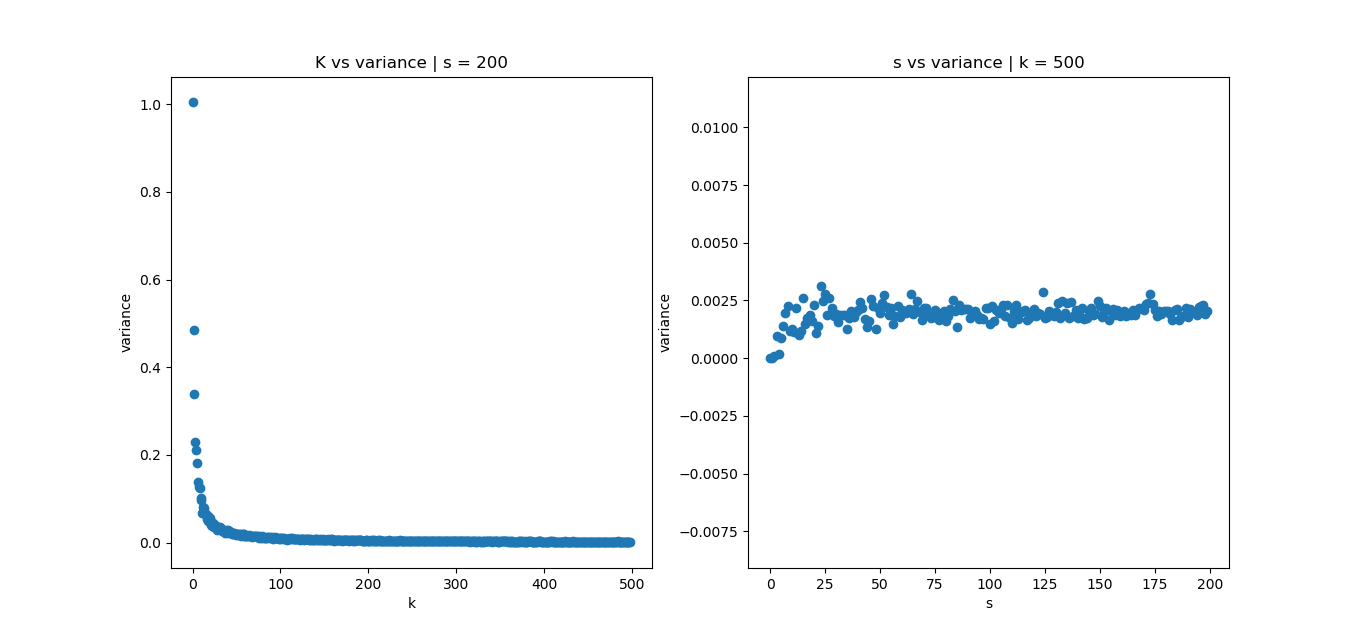

Source code (Python):
import numpy as np
from matplotlib import pyplot as plt

vars = []

for x in range(200,100000,200):
    data = np.random.normal(0,1,x)
    sets = np.split(data,200)
    mle = []
    for i in range(200):
        mle.append(np.mean(sets[i]))
    vars.append(np.var(mle))

fig = plt.figure()
p1 = fig.add_subplot(121,title='K vs variance | s = 200',xlabel='k',ylabel='variance')
p1.scatter([i for i in range(0,len(vars))],vars)
# p1.xlabel('k')
# p1.ylabel('variance')

vars = []
for x in range(1,201):
    # k = 500
    data = np.random.normal(0,1,500*x)
    sets = np.split(data,x)
    mle = []
    for i in range(x):
        mle.append(np.mean(sets[i]))
    vars.append(np.var(mle))

p2 = fig.add_subplot(122,title='s vs variance | k = 500',xlabel='s',ylabel='variance')
p2.scatter([i for i in range(0,len(vars))],vars)

plt.show()
